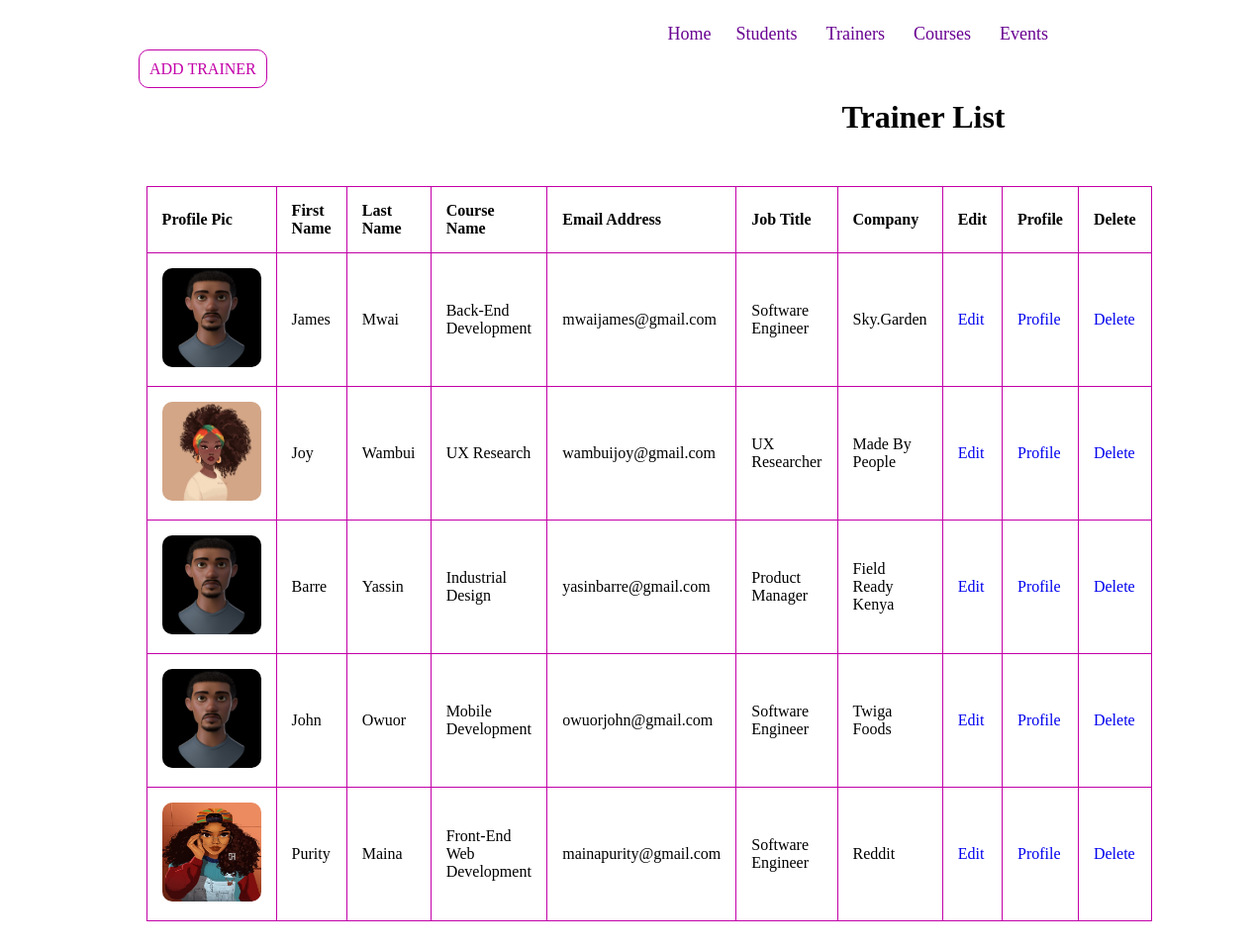
Page /trainer/list/ on the committed database.
### trainer/models.py (models this page shows)
class Trainer(models.Model):
    profile_pic = models.ImageField(upload_to = 'images/')
    first_name=models.CharField(max_length=12)
    last_name=models.CharField(max_length=12)
    gender_choice=(
        ('1','Female'),
        ('2','Male'),
        ('3','Prefer not to say')
    )
    gender=models.CharField(max_length=8,choices=gender_choice)
    age=models.PositiveSmallIntegerField(null=True, blank=True)
    date_of_birth=models.DateField(null=True)
    phone_number=models.CharField(max_length=10)
    nationality_choice=(
        ('1','Rwandan'),
        ('2','Kenyan'),
        ('3','Ugandan'),
        ('4','SouthSudanes'),
        ('5','Sudanes')
    )
    nationality=models.CharField(max_length=15,choices=nationality_choice)
    national_Id=models.CharField(max_length=20)
    email_address=models.EmailField(null=True)
    joining_date=models.DateField(null=True)
    resume=models.FileField(upload_to="documents/",null=True)
    contract=models.FileField(upload_to="documents/",null=True, blank=True)
    course_name=models.CharField(max_length=25)
    salary=models.PositiveBigIntegerField(null=True, blank=True)
    job_title=models.CharField(max_length=25)
    company=models.CharField(max_length=30)

### trainer/views.py (the view)
# urls.py: path("list/", trainer_list, name="trainer_list"),
def trainer_list(request):
    trainers = Trainer.objects.all()
    return render(request, "trainer_list.htm", {"trainers":trainers})

### trainer/templates/trainer_list.htm (shortened to what this page needs)
<!DOCTYPE html>
<html lang="en">
<head>
</head>
<body>
    <nav class="navbar">
        <div class="max-width">
            <div class="logo"><a href="#">C<span>Q</span></a></div>
            <ul class="menu">
                <li><a href="{%url 'home_page'%}" class="menu-btn">Home</a></li><li><a href="{%url 'student_list'%}"class="menu-btn">Students</a></li>
                <li><a href="{%url 'trainer_list'%}"class="menu-btn">Trainers</a></li>
                <li><a href="{%url 'course_list'%}"class="menu-btn">Courses</a></li>
               <li><a href="{%url 'cal:calendar'%}"class="menu-btn">Events</a></li>
            </ul>
        </div>
    </nav>
    <div class="clearfix">
        <a class="btn info" href="{% url 'register_trainer' %}"> ADD TRAINER </a>
        </div>
    <center><h1>Trainer List</h1></center>
    <table class="table">
        <tr>
            <th>Profile Pic</th>
            <th>First Name</th>
            <th>Last Name</th>
            <th>Course Name</th>
            <th>Email Address</th>
            <th>Job Title</th>
            <th>Company</th>
            <th>Edit</th>
            <th>Profile</th>
            <th>Delete</th>
        </tr>
        {% for trainer in trainers%}
        <tr>
            <td>
                {% if trainer.profile_pic %}
                <img src="{{trainer.profile_pic.url}}">
                {% endif %}
            </td>
            <td>
                {{trainer.first_name}}
            </td>
            <td>
                {{trainer.last_name}}
            </td>
            <td>
                {{trainer.course_name}}
            </td>
            <td>
                {{trainer.email_address}}
            </td>
            <td>
                {{trainer.job_title}}
            </td>
            <td>
                {{trainer.company}}
            </td>
            <td>
                <a href="{%url 'edit_trainer' id=trainer.id%}">Edit</a>
            </td>
            <td>
                <a href="{%url 'trainer_profile' id=trainer.id%}">Profile</a>
            </td>
            <td>
                <a href="{%url 'delete_trainer' id=trainer.id%}">Delete</a>
            </td>
        </tr>
        {% endfor %}
    </table>
</body>
</html>

### trainer/templates/trainer_list.htm (style rules this page uses)
body { margin-left: 300px; height:50%; width:80%; z-index:1; top: 0; overflow-x: hidden; }
table { width: 100%; margin-left: -15%; margin-top: 5%; margin-bottom: 8%; }
th, caption { text-align: left; }
table, th, td { border: 1px solid #c200a8; ; border-collapse: collapse; }
th, td { padding: 15px; }
h1 { margin-left: 250px; color: rgb(0, 0, 0); }
img { width: 100px ; height:100px ; border-radius: 10px; }
.info { border-color: #c200a8; color:#c200a8; }
.clearfix { margin-left: -160px; }
.btn { background-color:#ffffff; color:#c200a8; border-radius: 10px; padding: 10px; align-items: center; width: 300px; margin-right: 71px; border: 1px solid #c200a8; }
a { text-decoration: none; }
.navbar { width: 100%; z-index: 999; padding-bottom: -50px; font-family: 'Roboto Slab', serif; transition: all 0.3s ease; }
.navbar .max-width { display: flex; align-items: center; justify-content: space-between; }
.navbar .menu li { list-style: none; display: inline-block; }
.navbar .menu li a { display: block; color: rgb(104, 1, 145); font-size: 18px; font-weight: 500; margin-left: 25px; transition: color 0.3s ease; }
.navbar .logo a { color: rgb(255, 255, 255); font-size: 35px; font-weight: 600; font-family: 'Style Script', cursive; }
.navbar .logo a span { color: #ffffff; transition: all 0.3s ease; font-family: 'Style Script', cursive; }

### rows in the picture
Trainer: profile_pic (picture), first_name "James", last_name "Mwai", course_name "Back-End Development", email_address "mwaijames@gmail.com", job_title "Software Engineer", company "Sky.Garden"
Trainer: profile_pic (picture), first_name "Joy", last_name "Wambui", course_name "UX Research", email_address "wambuijoy@gmail.com", job_title "UX Researcher", company "Made By People"
Trainer: profile_pic (picture), first_name "Barre", last_name "Yassin", course_name "Industrial Design", email_address "yasinbarre@gmail.com", job_title "Product Manager", company "Field Ready Kenya"
Trainer: profile_pic (picture), first_name "John", last_name "Owuor", course_name "Mobile Development", email_address "owuorjohn@gmail.com", job_title "Software Engineer", company "Twiga Foods"
Trainer: profile_pic (picture), first_name "Purity", last_name "Maina", course_name "Front-End Web Development", email_address "mainapurity@gmail.com", job_title "Software Engineer", company "Reddit"
